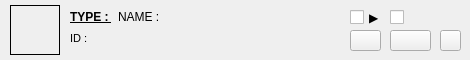
<?xml version="1.0" encoding="UTF-8"?>
<ui version="4.0">
 <class>FormJobTool</class>
 <widget class="QWidget" name="FormJobTool">
  <property name="geometry">
   <rect>
    <x>0</x>
    <y>0</y>
    <width>470</width>
    <height>60</height>
   </rect>
  </property>
  <property name="windowTitle">
   <string>Form</string>
  </property>
  <widget class="QPushButton" name="pushButton_change">
   <property name="geometry">
    <rect>
     <x>350</x>
     <y>30</y>
     <width>31</width>
     <height>21</height>
    </rect>
   </property>
   <property name="text">
    <string/>
   </property>
   <property name="icon">
    <iconset resource="resource.qrc">
     <normaloff>:/icons/image/icons/set.png</normaloff>:/icons/image/icons/set.png</iconset>
   </property>
  </widget>
  <widget class="QLabel" name="label_id">
   <property name="geometry">
    <rect>
     <x>70</x>
     <y>30</y>
     <width>161</width>
     <height>17</height>
    </rect>
   </property>
   <property name="font">
    <font>
     <pointsize>8</pointsize>
    </font>
   </property>
   <property name="text">
    <string>ID : </string>
   </property>
  </widget>
  <widget class="QPushButton" name="pushButton_del">
   <property name="geometry">
    <rect>
     <x>440</x>
     <y>30</y>
     <width>21</width>
     <height>21</height>
    </rect>
   </property>
   <property name="text">
    <string/>
   </property>
   <property name="icon">
    <iconset resource="resource.qrc">
     <normaloff>:/icons/image/icons/del.png</normaloff>:/icons/image/icons/del.png</iconset>
   </property>
  </widget>
  <widget class="QLabel" name="label_image">
   <property name="geometry">
    <rect>
     <x>10</x>
     <y>5</y>
     <width>50</width>
     <height>50</height>
    </rect>
   </property>
   <property name="frameShape">
    <enum>QFrame::Box</enum>
   </property>
   <property name="text">
    <string/>
   </property>
  </widget>
  <widget class="QWidget" name="horizontalLayoutWidget">
   <property name="geometry">
    <rect>
     <x>70</x>
     <y>10</y>
     <width>271</width>
     <height>21</height>
    </rect>
   </property>
   <layout class="QHBoxLayout" name="horizontalLayout_3">
    <property name="sizeConstraint">
     <enum>QLayout::SetFixedSize</enum>
    </property>
    <item>
     <widget class="QLabel" name="label_type">
      <property name="font">
       <font>
        <weight>75</weight>
        <bold>true</bold>
        <underline>true</underline>
        <strikeout>false</strikeout>
       </font>
      </property>
      <property name="text">
       <string>TYPE : </string>
      </property>
     </widget>
    </item>
    <item>
     <widget class="QLabel" name="label_name">
      <property name="text">
       <string>NAME : </string>
      </property>
     </widget>
    </item>
   </layout>
  </widget>
  <widget class="QPushButton" name="pushButton_option">
   <property name="geometry">
    <rect>
     <x>390</x>
     <y>30</y>
     <width>41</width>
     <height>21</height>
    </rect>
   </property>
   <property name="text">
    <string/>
   </property>
   <property name="icon">
    <iconset resource="resource.qrc">
     <normaloff>:/icons/image/icons/opt.png</normaloff>:/icons/image/icons/opt.png</iconset>
   </property>
  </widget>
  <widget class="QCheckBox" name="checkBox_run">
   <property name="geometry">
    <rect>
     <x>350</x>
     <y>6</y>
     <width>31</width>
     <height>23</height>
    </rect>
   </property>
   <property name="text">
    <string>▶</string>
   </property>
  </widget>
  <widget class="QCheckBox" name="checkBox_view">
   <property name="geometry">
    <rect>
     <x>390</x>
     <y>6</y>
     <width>41</width>
     <height>23</height>
    </rect>
   </property>
   <property name="text">
    <string/>
   </property>
   <property name="icon">
    <iconset resource="resource.qrc">
     <normaloff>:/icons/image/icons/view.png</normaloff>:/icons/image/icons/view.png</iconset>
   </property>
  </widget>
 </widget>
 <resources>
  <include location="resource.qrc"/>
 </resources>
 <connections/>
</ui>
